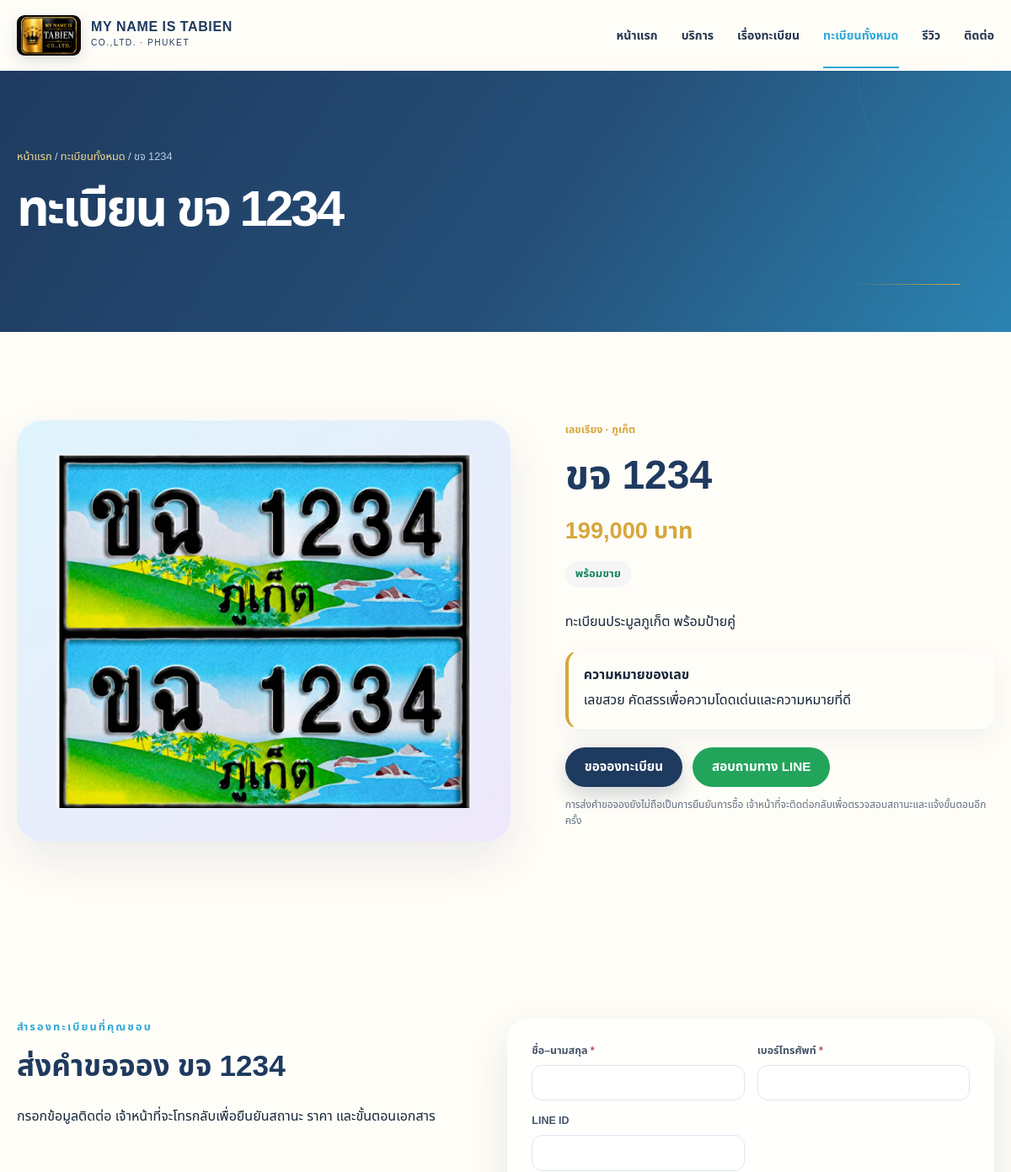
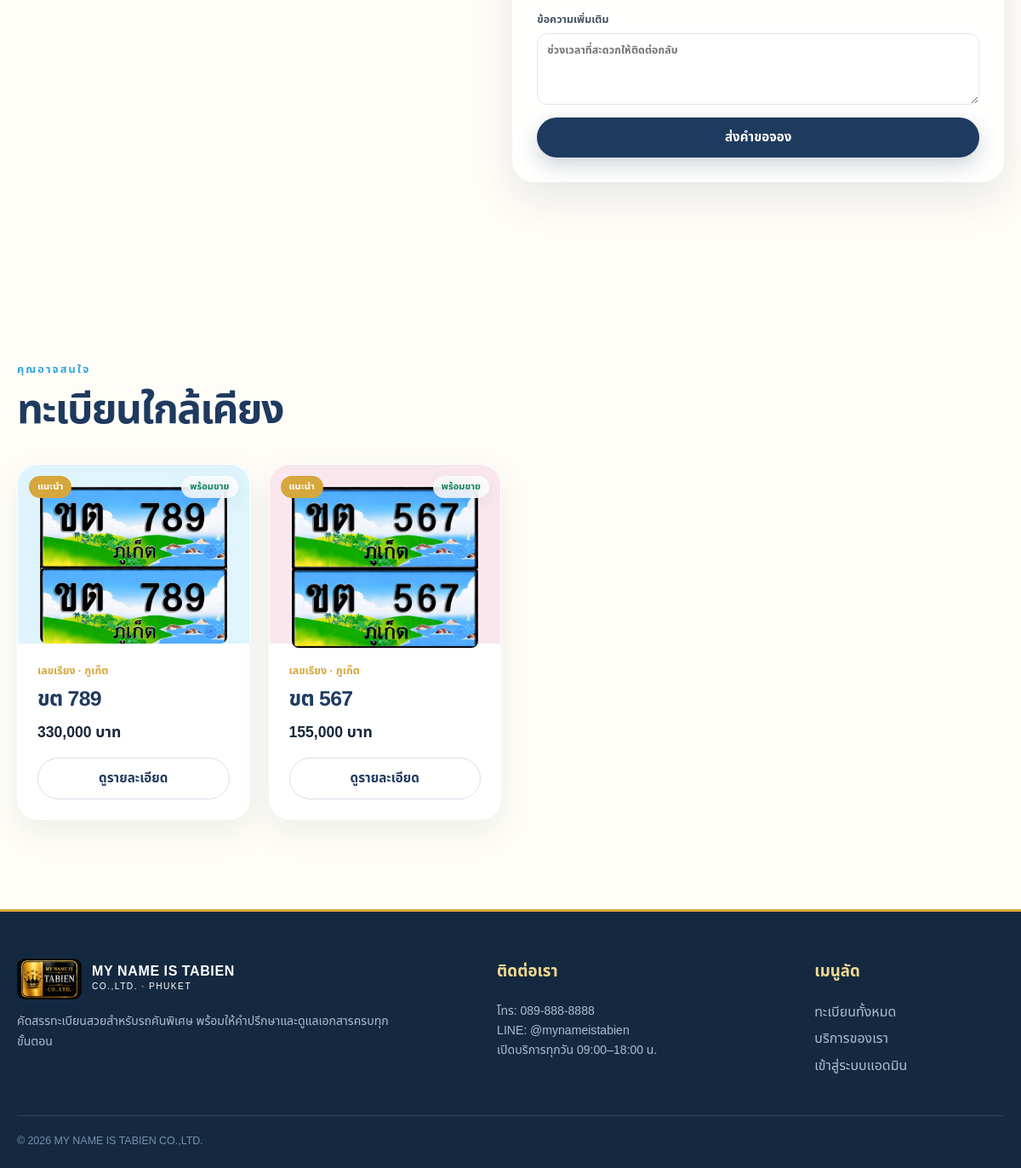
The app's page /plate/10 with its own data (2 pictures, top to bottom).
### tables this page shows
CREATE TABLE plates (
            id INTEGER PRIMARY KEY AUTOINCREMENT,
            prefix TEXT NOT NULL,
            number TEXT NOT NULL,
            province TEXT NOT NULL DEFAULT "ภูเก็ต",
            price REAL NOT NULL DEFAULT 0,
            category TEXT NOT NULL DEFAULT "เลขสวย",
            description TEXT NOT NULL DEFAULT "",
            meaning TEXT NOT NULL DEFAULT "",
            image TEXT,
            status TEXT NOT NULL DEFAULT "available",
            featured INTEGER NOT NULL DEFAULT 0,
            created_at TEXT NOT NULL DEFAULT CURRENT_TIMESTAMP,
            updated_at TEXT NOT NULL DEFAULT CURRENT_TIMESTAMP
        , display_order INTEGER NOT NULL DEFAULT 999);

### config.php (called while the page is built, shortened)
<?php
function e(?string $value): string
{
    return htmlspecialchars($value ?? '', ENT_QUOTES, 'UTF-8');
}
function baht(float|int|string $amount): string
{
    return number_format((float) $amount, 0) . ' บาท';
}
function status_label(string $status): string
{
    return match ($status) {
        'available' => 'พร้อมขาย',
        'reserved' => 'ติดจอง',
        'sold' => 'ขายแล้ว',
        'hidden' => 'ซ่อนรายการ',
        default => $status,
    };
}

### index.php (the view, shortened to what this page needs)
<?php
require __DIR__ . '/config.php';
$pdo = db();
$requestPath = trim((string) parse_url($_SERVER['REQUEST_URI'] ?? '/', PHP_URL_PATH), '/');
$page = $_GET['page'] ?? 'home';
if ($requestPath === 'plates') {
    $page = 'plates';
} elseif (preg_match('#^plate/(\d+)$#', $requestPath, $routeMatch)) {
    $page = 'detail';
}
if ($page === 'detail') {
    $id = filter_var($_GET['id'] ?? null, FILTER_VALIDATE_INT);
    $stmt = $pdo->prepare('SELECT * FROM plates WHERE id = ? AND status != "hidden"');
    $stmt->execute([$id]);
    $plate = $stmt->fetch();
    $stmt = $pdo->prepare('SELECT * FROM plates WHERE id != ? AND status = "available" AND category = ? ORDER BY featured DESC, id DESC LIMIT 3');
    $stmt->execute([$id, $plate['category']]);
    $similar = $stmt->fetchAll();
    require __DIR__ . '/partials/header.php';
    ?>
    <section class="page-hero page-hero-small">
        <div class="container">
            <div class="breadcrumbs"><a href="/">หน้าแรก</a> / <a href="/plates">ทะเบียนทั้งหมด</a> / <?= e($plate['prefix'] . ' ' . $plate['number']) ?></div>
            <h1>ทะเบียน <?= e($plate['prefix'] . ' ' . $plate['number']) ?></h1>
        </div>
    </section>
    <section class="section">
        <div class="container detail-grid">
            <div class="detail-visual">
                <?php if (!empty($plate['image'])): ?>
                    <img src="/<?= e($plate['image']) ?>" alt="ทะเบียน <?= e($plate['prefix'] . ' ' . $plate['number']) ?>">
                <?php endif; ?>
            </div>
            <div class="detail-info">
                <div class="plate-meta"><?= e($plate['category']) ?> · <?= e($plate['province']) ?></div>
                <h2><?= e($plate['prefix'] . ' ' . $plate['number']) ?></h2>
                <div class="detail-price"><?= baht($plate['price']) ?></div>
                <div class="detail-status status-<?= e($plate['status']) ?>"><?= e(status_label($plate['status'])) ?></div>
                <p><?= e($plate['description']) ?></p>
                <?php if ($plate['meaning'] !== ''): ?>
                    <div class="meaning-box"><strong>ความหมายของเลข</strong><p><?= e($plate['meaning']) ?></p></div>
                <?php endif; ?>
                <div class="detail-actions">
                    <a class="btn btn-primary" href="#reserve">ขอจองทะเบียน</a>
                    <a class="btn btn-line" href="https://line.me/R/ti/p/@mynameistabien" target="_blank" rel="noopener">สอบถามทาง LINE</a>
                </div>
                <p class="fine-print">การส่งคำขอจองยังไม่ถือเป็นการยืนยันการซื้อ เจ้าหน้าที่จะติดต่อกลับเพื่อตรวจสอบสถานะและแจ้งขั้นตอนอีกครั้ง</p>
            </div>
        </div>
    </section>
    <section class="section section-soft" id="reserve">
        <div class="container reserve-wrap">
            <div>
                <span class="eyebrow">สำรองทะเบียนที่คุณชอบ</span>
                <h2>ส่งคำขอจอง <?= e($plate['prefix'] . ' ' . $plate['number']) ?></h2>
                <p>กรอกข้อมูลติดต่อ เจ้าหน้าที่จะโทรกลับเพื่อยืนยันสถานะ ราคา และขั้นตอนเอกสาร</p>
            </div>
            <form class="reserve-form" method="post">
                <label>ชื่อ–นามสกุล <span>*</span><input type="text" name="customer_name" required autocomplete="name"></label>
                <label>เบอร์โทรศัพท์ <span>*</span><input type="tel" name="phone" required autocomplete="tel"></label>
                <label>LINE ID<input type="text" name="line_id"></label>
                <label>ข้อความเพิ่มเติม<textarea name="note" rows="3" placeholder="ช่วงเวลาที่สะดวกให้ติดต่อกลับ"></textarea></label>
                <button class="btn btn-primary btn-block" type="submit" <?= $plate['status'] !== 'available' ? 'disabled' : '' ?>>
                    <?= $plate['status'] === 'available' ? 'ส่งคำขอจอง' : 'ทะเบียนนี้ยังไม่พร้อมจอง' ?>
                </button>
            </form>
        </div>
    </section>
    <?php if ($similar): ?>
    <section class="section">
        <div class="container">
            <div class="section-heading"><div><span class="eyebrow">คุณอาจสนใจ</span><h2>ทะเบียนใกล้เคียง</h2></div></div>
            <div class="plate-grid">
                <?php foreach ($similar as $plate): require __DIR__ . '/partials/plate-card.php'; endforeach; ?>
            </div>
        </div>
    </section>
    <?php endif;
    require __DIR__ . '/partials/footer.php';
    exit;
}
    ?>
    <?php
require __DIR__ . '/partials/header.php';
?>
<?php require __DIR__ . '/partials/footer.php'; ?>

### partials/plate-card.php (shortened to what this page needs)
<?php
$plate = $plate ?? [];
?>
<article class="plate-card">
    <div class="plate-card-top">
        <?php if (!empty($plate['featured'])): ?><span class="featured-badge">แนะนำ</span><?php endif; ?>
        <span class="status-badge status-<?= e($plate['status']) ?>"><?= e(status_label($plate['status'])) ?></span>
        <?php if (!empty($plate['image'])): ?>
            <img class="plate-upload" src="/<?= e($plate['image']) ?>" alt="ทะเบียน <?= e($plate['prefix'] . ' ' . $plate['number']) ?>">
        <?php endif; ?>
    </div>
    <div class="plate-card-body">
        <div class="plate-meta"><?= e($plate['category']) ?> · <?= e($plate['province']) ?></div>
        <h3><?= e($plate['prefix'] . ' ' . $plate['number']) ?></h3>
        <div class="price"><?= baht($plate['price']) ?></div>
        <a class="btn btn-outline btn-block" href="/plate/<?= (int) $plate['id'] ?>">ดูรายละเอียด</a>
    </div>
</article>

### records on screen
plates: prefix+number "ขจ 1234", image (picture), category "เลขเรียง", province "ภูเก็ต", price "199,000 บาท", status "พร้อมขาย", description "ทะเบียนประมูลภูเก็ต พร้อมป้ายคู่", meaning "เลขสวย คัดสรรเพื่อความโดดเด่นและความหมายที่ดี"
plates: featured "แนะนำ", status "พร้อมขาย", image (picture), category "เลขเรียง", province "ภูเก็ต", prefix+number "ขต 789", price "330,000 บาท"
plates: featured "แนะนำ", status "พร้อมขาย", image (picture), category "เลขเรียง", province "ภูเก็ต", prefix+number "ขต 567", price "155,000 บาท"
